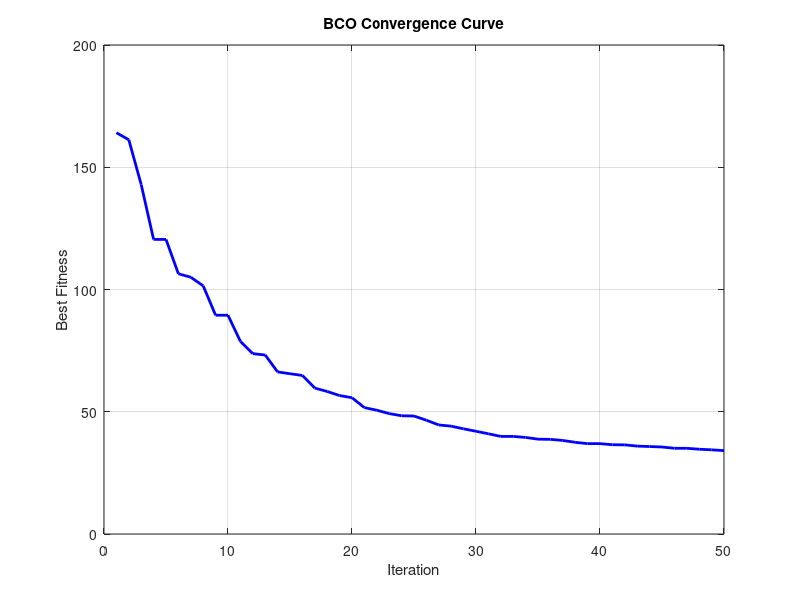

Recreate this plot in MATLAB.
function bco()
    % Parameters
    num_bacteria = 30;
    num_iterations = 50;
    num_dimensions = 30;
    lower = -5.12;
    upper = 5.12;
    C_min = 0.01;
    C_max = 0.1;
    n = 2;
    reproduction_interval = 10;
    migration_interval = 20;
    migration_prob = 0.1;

    % Initialization
    population = lower + (upper - lower) * rand(num_bacteria, num_dimensions);
    fitness = arrayfun(@(i) sphere(population(i, :)), 1:num_bacteria)';
    [G_best_score, g_idx] = min(fitness);
    G_best = population(g_idx, :);
    best_curve = zeros(num_iterations, 1);

    for iter = 1:num_iterations
        C = C_min + ((num_iterations - iter) / num_iterations)^n * (C_max - C_min);

        for i = 1:num_bacteria
            P_best = population(i, :);
            f = rand();
            turbulence = -0.001 + 0.002 * rand(1, num_dimensions);
            direction = f * (G_best - P_best) + (1 - f) * (P_best - P_best) + turbulence;
            new_pos = P_best + C * direction;
            new_pos = max(min(new_pos, upper), lower);
            new_fit = sphere(new_pos);

            if new_fit < fitness(i)
                population(i, :) = new_pos;
                fitness(i) = new_fit;
            end
        end

        [G_best_score, g_idx] = min(fitness);
        G_best = population(g_idx, :);
        best_curve(iter) = G_best_score;
        fprintf("Iteration %d: Best Fitness = %.6f\n", iter, G_best_score);

        % Reproduction
        if mod(iter, reproduction_interval) == 0
            [~, idx] = sort(fitness);
            top_half = population(idx(1:num_bacteria/2), :);
            population = [top_half; top_half];
            fitness = arrayfun(@(i) sphere(population(i, :)), 1:num_bacteria)';
        end

        % Migration
        if mod(iter, migration_interval) == 0
            for i = 1:num_bacteria
                if rand() < migration_prob
                    population(i, :) = lower + (upper - lower) * rand(1, num_dimensions);
                    fitness(i) = sphere(population(i, :));
                end
            end
        end
    end

    % Final output
    fprintf("\nBest solution:\n");
    disp(G_best)
    fprintf("Best fitness score: %.6f\n", G_best_score)

    % Plot convergence
    figure;
    plot(1:num_iterations, best_curve, 'b-', 'LineWidth', 2);
    xlabel('Iteration');
    ylabel('Best Fitness');
    title('BCO Convergence Curve');
    grid on;
end

% Objective Function: Sphere
function f = sphere(x)
    f = sum(x .^ 2);
end
